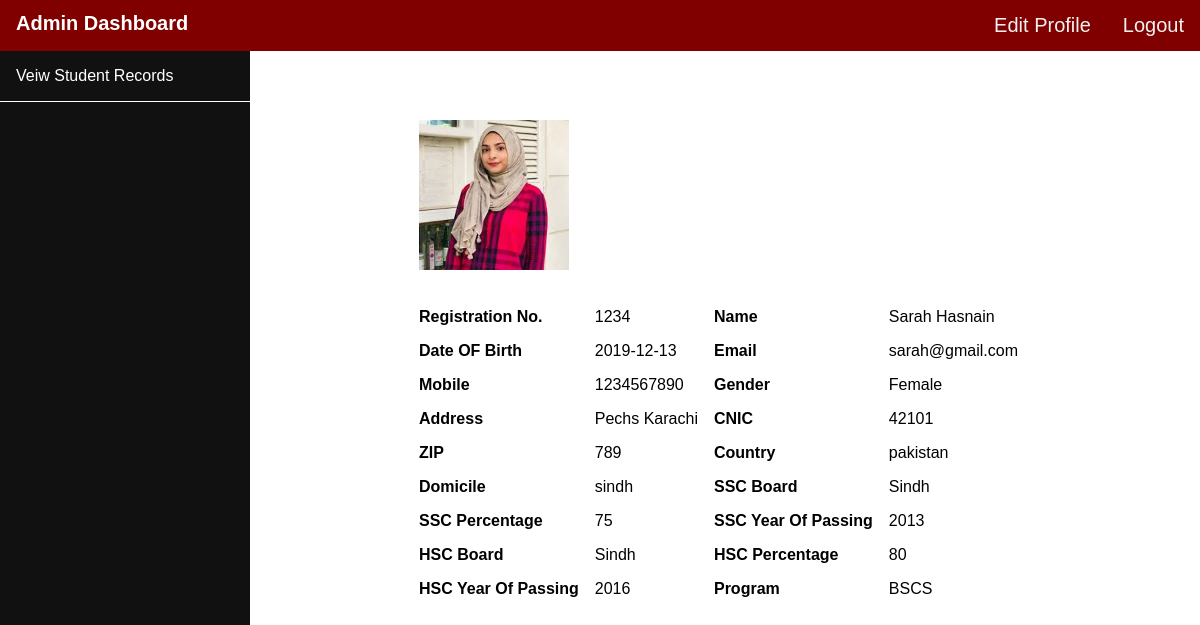
/admin/info.php?id=60 (signed in), run on the app's committed database.
### tables this page shows
CREATE TABLE `student2` (
  `id` int(7) NOT NULL,
  `fname` text NOT NULL,
  `lname` text NOT NULL,
  `dob` date NOT NULL,
  `email` varchar(50) NOT NULL,
  `mobile` varchar(13) NOT NULL,
  `gender` varchar(6) NOT NULL,
  `address` text NOT NULL,
  `cnic` int(13) NOT NULL,
  `zip` int(7) NOT NULL,
  `country` text NOT NULL,
  `domicile` varchar(20) NOT NULL,
  `ssc_board` varchar(30) NOT NULL,
  `ssc_perc` varchar(13) NOT NULL,
  `ssc_year` varchar(13) NOT NULL,
  `hsc_board` varchar(30) NOT NULL,
  `hsc_perc` varchar(13) NOT NULL,
  `hsc_year` varchar(13) NOT NULL,
  `program` varchar(13) NOT NULL,
  `roll_no` int(5) NOT NULL,
  `image` text NOT NULL,
  `password` varchar(20) NOT NULL,
  `ques` text NOT NULL,
  `answer` text NOT NULL
);

### admin/info.php (the view, shortened to what this page needs)
<?php
	include('../assets/adminheader.php');
 ?>
 <div class="content" style="text-align: left;">
  <div class="upper">
<?php
	if(isset($_REQUEST['id'])){
		$id = $_REQUEST['id'];
	}
?>
<?php
	include("../dbcon.php");
  	$qry = "SELECT * FROM `student2` WHERE `id` = '$id'";
		$run = mysqli_query($con,$qry);
		if(mysqli_num_rows($run)<1){
			echo "<tr><td colspan = 8>No Record Found<td><tr>";
		}
		else{
			while($data = $run->fetch_assoc()){
				?>
				<table  style="margin-top: 20px; margin-left: 80px;" cellpadding="7px">
						<tr>
							<td colspan="2"><img src="../dataimg/<?php echo $data['image'];?>" style = "max-width: 150px; margin-top: 30px;"/><br><br></td>
						</tr>
						<tr>
							<th>Registration No.</th>
							<td><?php echo $data['roll_no']; ?></td>
							<th>Name</th>
							<td><?php echo $data['fname']." ".$data['lname']; ?></td>
						</tr>
						<tr>
							<th>Date OF Birth</th>
							<td><?php echo $data['dob']; ?></td>
							<th>Email</th>
							<td><?php echo $data['email']; ?></td>
						</tr>
						<tr><th>Mobile</th><td><?php echo $data['mobile']; ?></td>
							<th>Gender</th><td><?php echo $data['gender']; ?></td></tr>
						<tr rowspan="2"><th>Address</th><td><?php echo $data['address']; ?></td>
							<th>CNIC</th><td><?php echo $data['cnic']; ?></td>
						</tr>
						<tr><th>ZIP</th><td><?php echo $data['zip']; ?></td>
							<th>Country</th><td><?php echo $data['country']; ?></td>
						</tr>
						<tr><th>Domicile</th><td><?php echo $data['domicile']; ?></td>
							<th>SSC Board</th><td><?php echo $data['ssc_board']; ?></td>
						</tr>
						<tr><th>SSC Percentage</th><td><?php echo $data['ssc_perc']; ?></td>
							<th>SSC Year Of Passing</th><td><?php echo $data['ssc_year']; ?></td>
						</tr>
						<tr><th>HSC Board</th><td><?php echo $data['hsc_board']; ?></td>
							<th>HSC Percentage</th><td><?php echo $data['hsc_perc']; ?></td>
						</tr>
						<tr><th>HSC Year Of Passing</th><td><?php echo $data['hsc_year']; ?></td>
							<th>Program</th><td><?php echo $data['program']; ?></td>
						</tr>
				</table>
				<?php
			}
		}
?>
  </div>
 </div>
 </body>

### assets/adminheader.php (style rules this page uses)
* { box-sizing: border-box; font-family: Arial, Helvetica, sans-serif; }
body { margin: 0; font-family: Arial, Helvetica, sans-serif; }
.content { margin-top:0; margin-left: 250px; padding-left: 20px; height: 80vh; }
.upper { margin-left: 60px; margin-top: 30px; }

### data on the page
student2: image (picture), roll_no "1234", fname "Sarah", lname "Hasnain", dob "2019-12-13", email "sarah@gmail.com", mobile "1234567890", gender "Female", address "Pechs Karachi", cnic "42101", zip "789", country "pakistan", domicile "sindh", ssc_board "Sindh", ssc_perc "75", ssc_year "2013", hsc_board "Sindh", hsc_perc "80", hsc_year "2016", program "BSCS"
